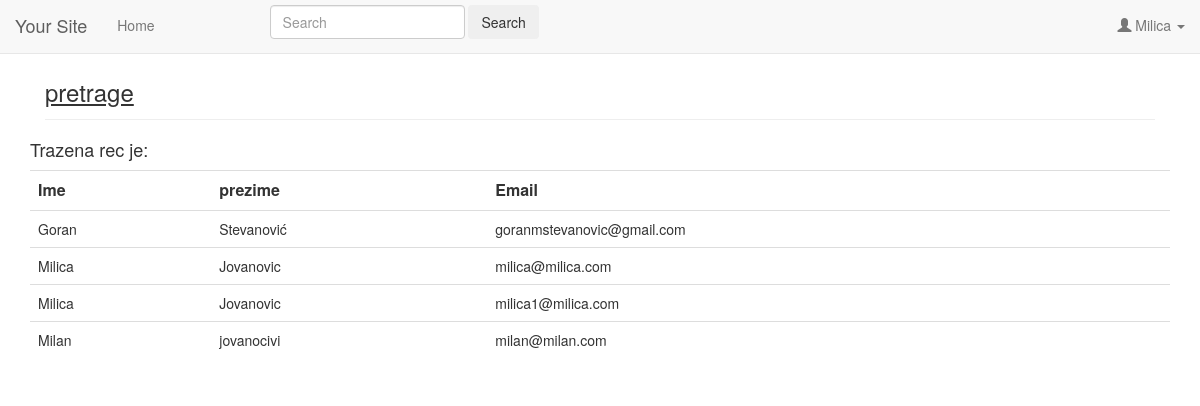
Page /pretrage.php (signed in) on the committed database.
### tables this page shows
CREATE TABLE `users` (
  `id` int(11) NOT NULL,
  `firstname` varchar(32) NOT NULL,
  `lastname` varchar(32) NOT NULL,
  `email` varchar(64) NOT NULL,
  `password` varchar(512) NOT NULL,
  `access_level` varchar(16) NOT NULL,
  `access_code` text DEFAULT NULL,
  `status` int(11) NOT NULL COMMENT '0=pending,1=confirmed',
  `created` datetime NOT NULL,
  `modified` timestamp NOT NULL DEFAULT current_timestamp() ON UPDATE current_timestamp()
);

### objects/user.php (called while the page is built, shortened)
<?php
class user
{
    private $conn;
    private $table_name = "users";
    public function __construct($db){
        $this->conn = $db;
    }
    public function search ($rec){
       $query=" SELECT
                    *
                FROM
                    " . $this->table_name . "
                WHERE
				`firstname` LIKE '%$rec%' or `lastname` LIKE '%$rec%' or `email` LIKE '%$rec%'
				";
        $stmt = $this->conn->prepare( $query );
        $stmt->execute();
        return $stmt;
    }
}

### pretrage.php (the view, shortened to what this page needs)
<?php
include_once "layout_head.php";
    include_once "objects/user.php";
    $database = new Database();
    $db = $database->getConnection();
    $user = new User($db); ?>
    <h4>Trazena rec je: <?=$rec ?></h4>
    <table class='tabel table bordered'>
    <tr>
    <th>Ime</th><th>prezime</th><th>Email</th>
    </tr>
    <?php
    $stmt_user = $user->search($rec);
    while($row_user = $stmt_user->fetch(PDO::FETCH_ASSOC)){?>
        <tr>
        <td>
        <?=$row_user['firstname']  ?>
        </td>
        <td>
        <?=$row_user['lastname']  ?>
        </td>
        <td>
        <?=$row_user['email']  ?>
        </td>
        </tr>
    <?php
    }
    ?>
   </table>
<?php
include_once "layout_foot.php";

### config/core.php (style rules this page uses)
td { font-size: 14px }

### rows in the picture
users: firstname "Goran", lastname "Stevanović", email "goranmstevanovic@gmail.com"
users: firstname "Milica", lastname "Jovanovic", email "milica@milica.com"
users: firstname "Milica", lastname "Jovanovic", email "milica1@milica.com"
users: firstname "Milan", lastname "jovanocivi", email "milan@milan.com"

### other values in the picture
$_SESSION['firstname'] "Milica"
$page_title "pretrage"
